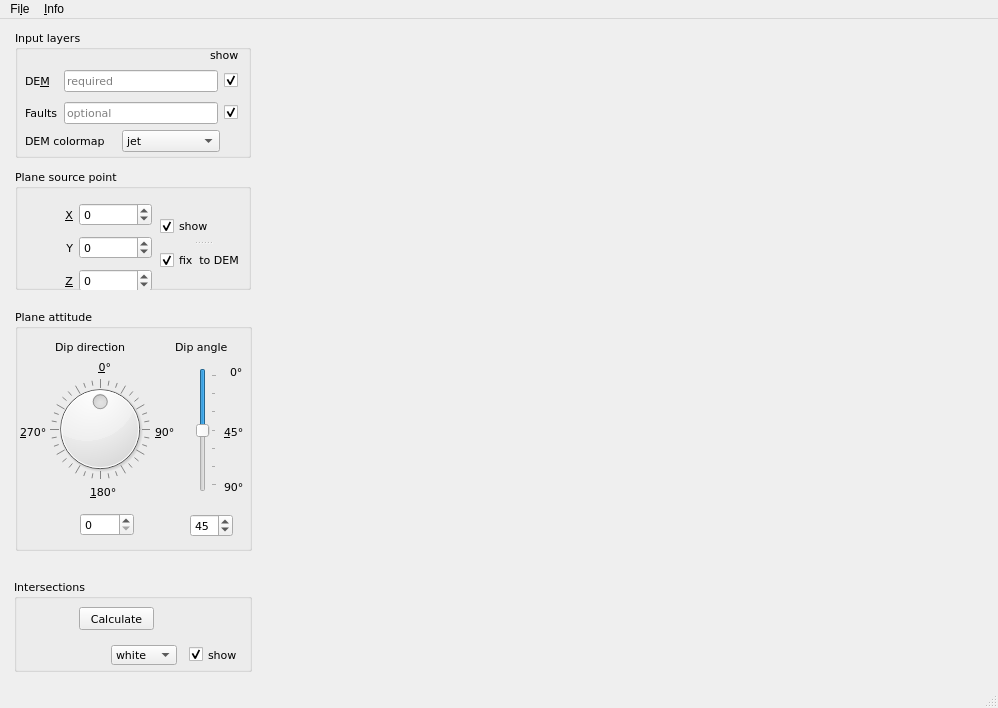
<?xml version="1.0" encoding="UTF-8"?>
<ui version="4.0">
 <class>MainWindow</class>
 <widget class="QMainWindow" name="MainWindow">
  <property name="geometry">
   <rect>
    <x>0</x>
    <y>0</y>
    <width>998</width>
    <height>708</height>
   </rect>
  </property>
  <property name="windowTitle">
   <string>gSurf   -  vers. 0.2.0</string>
  </property>
  <widget class="QWidget" name="centralwidget">
   <widget class="MplWidget" name="mplwidget" native="true">
    <property name="geometry">
     <rect>
      <x>260</x>
      <y>5</y>
      <width>730</width>
      <height>655</height>
     </rect>
    </property>
    <property name="sizePolicy">
     <sizepolicy hsizetype="Expanding" vsizetype="Expanding">
      <horstretch>0</horstretch>
      <verstretch>0</verstretch>
     </sizepolicy>
    </property>
    <property name="font">
     <font>
      <family>Verdana</family>
      <pointsize>8</pointsize>
     </font>
    </property>
   </widget>
   <widget class="QWidget" name="Input_widget" native="true">
    <property name="geometry">
     <rect>
      <x>5</x>
      <y>6</y>
      <width>251</width>
      <height>138</height>
     </rect>
    </property>
    <property name="font">
     <font>
      <family>Verdana</family>
      <pointsize>8</pointsize>
     </font>
    </property>
    <widget class="QGroupBox" name="input_groupBox">
     <property name="geometry">
      <rect>
       <x>10</x>
       <y>5</y>
       <width>236</width>
       <height>128</height>
      </rect>
     </property>
     <property name="font">
      <font>
       <family>Verdana</family>
       <pointsize>8</pointsize>
      </font>
     </property>
     <property name="title">
      <string>Input layers</string>
     </property>
     <widget class="QLabel" name="show_label">
      <property name="geometry">
       <rect>
        <x>195</x>
        <y>18</y>
        <width>30</width>
        <height>13</height>
       </rect>
      </property>
      <property name="font">
       <font>
        <family>Verdana</family>
        <pointsize>8</pointsize>
       </font>
      </property>
      <property name="text">
       <string>show</string>
      </property>
     </widget>
     <widget class="QWidget" name="layoutWidget">
      <property name="geometry">
       <rect>
        <x>10</x>
        <y>36</y>
        <width>213</width>
        <height>64</height>
       </rect>
      </property>
      <property name="font">
       <font>
        <family>Verdana</family>
        <pointsize>8</pointsize>
       </font>
      </property>
      <layout class="QGridLayout" name="gridLayout">
       <item row="1" column="2">
        <widget class="QCheckBox" name="show_Fault_checkBox">
         <property name="font">
          <font>
           <family>Verdana</family>
           <pointsize>8</pointsize>
          </font>
         </property>
         <property name="text">
          <string/>
         </property>
         <property name="checked">
          <bool>true</bool>
         </property>
        </widget>
       </item>
       <item row="1" column="1">
        <widget class="QLineEdit" name="Trace_lineEdit">
         <property name="font">
          <font>
           <family>Verdana</family>
           <pointsize>8</pointsize>
          </font>
         </property>
         <property name="readOnly">
          <bool>true</bool>
         </property>
         <property name="placeholderText">
          <string>optional</string>
         </property>
        </widget>
       </item>
       <item row="0" column="2">
        <widget class="QCheckBox" name="show_DEM_checkBox">
         <property name="font">
          <font>
           <family>Verdana</family>
           <pointsize>8</pointsize>
          </font>
         </property>
         <property name="text">
          <string/>
         </property>
         <property name="checked">
          <bool>true</bool>
         </property>
        </widget>
       </item>
       <item row="0" column="1">
        <widget class="QLineEdit" name="DEM_lineEdit">
         <property name="font">
          <font>
           <family>Verdana</family>
           <pointsize>8</pointsize>
          </font>
         </property>
         <property name="readOnly">
          <bool>true</bool>
         </property>
         <property name="placeholderText">
          <string>required</string>
         </property>
        </widget>
       </item>
       <item row="1" column="0">
        <widget class="QLabel" name="Fault_label">
         <property name="font">
          <font>
           <family>Verdana</family>
           <pointsize>8</pointsize>
          </font>
         </property>
         <property name="text">
          <string>Faults</string>
         </property>
         <property name="buddy">
          <cstring>Trace_lineEdit</cstring>
         </property>
        </widget>
       </item>
       <item row="0" column="0">
        <widget class="QLabel" name="DEM_label">
         <property name="font">
          <font>
           <family>Verdana</family>
           <pointsize>8</pointsize>
          </font>
         </property>
         <property name="text">
          <string>DE&amp;M</string>
         </property>
         <property name="buddy">
          <cstring>DEM_lineEdit</cstring>
         </property>
        </widget>
       </item>
      </layout>
     </widget>
     <widget class="QLabel" name="DEM_cmap_label">
      <property name="geometry">
       <rect>
        <x>10</x>
        <y>103</y>
        <width>95</width>
        <height>16</height>
       </rect>
      </property>
      <property name="font">
       <font>
        <family>Verdana</family>
        <pointsize>8</pointsize>
       </font>
      </property>
      <property name="text">
       <string>DEM colormap</string>
      </property>
      <property name="buddy">
       <cstring>DEM_cmap_comboBox</cstring>
      </property>
     </widget>
     <widget class="QComboBox" name="DEM_cmap_comboBox">
      <property name="geometry">
       <rect>
        <x>107</x>
        <y>100</y>
        <width>98</width>
        <height>22</height>
       </rect>
      </property>
      <property name="font">
       <font>
        <family>Verdana</family>
        <pointsize>8</pointsize>
       </font>
      </property>
      <item>
       <property name="text">
        <string>jet</string>
       </property>
      </item>
      <item>
       <property name="text">
        <string>gray</string>
       </property>
      </item>
      <item>
       <property name="text">
        <string>bone</string>
       </property>
      </item>
      <item>
       <property name="text">
        <string>hot</string>
       </property>
      </item>
      <item>
       <property name="text">
        <string>autumn</string>
       </property>
      </item>
      <item>
       <property name="text">
        <string>cool</string>
       </property>
      </item>
      <item>
       <property name="text">
        <string>copper</string>
       </property>
      </item>
      <item>
       <property name="text">
        <string>hsv</string>
       </property>
      </item>
      <item>
       <property name="text">
        <string>pink</string>
       </property>
      </item>
      <item>
       <property name="text">
        <string>prism</string>
       </property>
      </item>
      <item>
       <property name="text">
        <string>spring</string>
       </property>
      </item>
      <item>
       <property name="text">
        <string>summer</string>
       </property>
      </item>
      <item>
       <property name="text">
        <string>winter</string>
       </property>
      </item>
      <item>
       <property name="text">
        <string>spectral</string>
       </property>
      </item>
      <item>
       <property name="text">
        <string>flag</string>
       </property>
      </item>
     </widget>
    </widget>
   </widget>
   <widget class="QWidget" name="SourcePoint_widget" native="true">
    <property name="geometry">
     <rect>
      <x>5</x>
      <y>148</y>
      <width>251</width>
      <height>130</height>
     </rect>
    </property>
    <property name="font">
     <font>
      <family>Verdana</family>
      <pointsize>8</pointsize>
     </font>
    </property>
    <widget class="QGroupBox" name="point_groupBox">
     <property name="geometry">
      <rect>
       <x>10</x>
       <y>2</y>
       <width>236</width>
       <height>121</height>
      </rect>
     </property>
     <property name="font">
      <font>
       <family>Verdana</family>
       <pointsize>8</pointsize>
       <weight>50</weight>
       <bold>false</bold>
      </font>
     </property>
     <property name="title">
      <string>Plane source point</string>
     </property>
     <widget class="QWidget" name="layoutWidget">
      <property name="geometry">
       <rect>
        <x>10</x>
        <y>30</y>
        <width>127</width>
        <height>98</height>
       </rect>
      </property>
      <layout class="QGridLayout" name="gridLayout_2">
       <item row="0" column="0">
        <widget class="QLabel" name="Pt_label_x">
         <property name="font">
          <font>
           <family>Verdana</family>
           <pointsize>8</pointsize>
          </font>
         </property>
         <property name="text">
          <string>&amp;X</string>
         </property>
         <property name="alignment">
          <set>Qt::AlignRight|Qt::AlignTrailing|Qt::AlignVCenter</set>
         </property>
         <property name="buddy">
          <cstring>Pt_spinBox_x</cstring>
         </property>
        </widget>
       </item>
       <item row="0" column="1">
        <widget class="QSpinBox" name="Pt_spinBox_x">
         <property name="font">
          <font>
           <family>Verdana</family>
           <pointsize>8</pointsize>
          </font>
         </property>
         <property name="minimum">
          <number>-1000000000</number>
         </property>
         <property name="maximum">
          <number>1000000000</number>
         </property>
         <property name="singleStep">
          <number>50</number>
         </property>
        </widget>
       </item>
       <item row="1" column="0">
        <widget class="QLabel" name="Pt_label_y">
         <property name="font">
          <font>
           <family>Verdana</family>
           <pointsize>8</pointsize>
          </font>
         </property>
         <property name="text">
          <string>Y</string>
         </property>
         <property name="alignment">
          <set>Qt::AlignRight|Qt::AlignTrailing|Qt::AlignVCenter</set>
         </property>
         <property name="buddy">
          <cstring>Pt_spinBox_y</cstring>
         </property>
        </widget>
       </item>
       <item row="1" column="1">
        <widget class="QSpinBox" name="Pt_spinBox_y">
         <property name="font">
          <font>
           <family>Verdana</family>
           <pointsize>8</pointsize>
          </font>
         </property>
         <property name="minimum">
          <number>-1000000000</number>
         </property>
         <property name="maximum">
          <number>1000000000</number>
         </property>
         <property name="singleStep">
          <number>50</number>
         </property>
        </widget>
       </item>
       <item row="2" column="0">
        <widget class="QLabel" name="Pt_label_z">
         <property name="font">
          <font>
           <family>Verdana</family>
           <pointsize>8</pointsize>
          </font>
         </property>
         <property name="text">
          <string>&amp;Z</string>
         </property>
         <property name="alignment">
          <set>Qt::AlignRight|Qt::AlignTrailing|Qt::AlignVCenter</set>
         </property>
         <property name="buddy">
          <cstring>Pt_spinBox_z</cstring>
         </property>
        </widget>
       </item>
       <item row="2" column="1">
        <widget class="QSpinBox" name="Pt_spinBox_z">
         <property name="font">
          <font>
           <family>Verdana</family>
           <pointsize>8</pointsize>
          </font>
         </property>
         <property name="minimum">
          <number>-10000000</number>
         </property>
         <property name="maximum">
          <number>10000000</number>
         </property>
         <property name="singleStep">
          <number>5</number>
         </property>
        </widget>
       </item>
      </layout>
     </widget>
     <widget class="QSplitter" name="splitter">
      <property name="geometry">
       <rect>
        <x>145</x>
        <y>42</y>
        <width>86</width>
        <height>64</height>
       </rect>
      </property>
      <property name="orientation">
       <enum>Qt::Vertical</enum>
      </property>
      <widget class="QCheckBox" name="show_SrcPt_checkBox">
       <property name="font">
        <font>
         <family>Verdana</family>
         <pointsize>8</pointsize>
        </font>
       </property>
       <property name="text">
        <string>show</string>
       </property>
       <property name="checked">
        <bool>true</bool>
       </property>
      </widget>
      <widget class="QCheckBox" name="Z_fix2DEM_checkBox_z">
       <property name="font">
        <font>
         <family>Verdana</family>
         <pointsize>8</pointsize>
        </font>
       </property>
       <property name="text">
        <string>fix  to DEM</string>
       </property>
       <property name="checked">
        <bool>true</bool>
       </property>
      </widget>
     </widget>
    </widget>
   </widget>
   <widget class="QWidget" name="Plane_widget" native="true">
    <property name="geometry">
     <rect>
      <x>5</x>
      <y>285</y>
      <width>252</width>
      <height>253</height>
     </rect>
    </property>
    <property name="font">
     <font>
      <family>Verdana</family>
      <pointsize>8</pointsize>
     </font>
    </property>
    <widget class="QGroupBox" name="plane_groupBox">
     <property name="geometry">
      <rect>
       <x>10</x>
       <y>5</y>
       <width>237</width>
       <height>242</height>
      </rect>
     </property>
     <property name="font">
      <font>
       <family>Verdana</family>
       <pointsize>8</pointsize>
       <weight>50</weight>
       <bold>false</bold>
      </font>
     </property>
     <property name="title">
      <string>Plane attitude</string>
     </property>
     <widget class="QLabel" name="DDirection_0_label">
      <property name="geometry">
       <rect>
        <x>75</x>
        <y>50</y>
        <width>21</width>
        <height>16</height>
       </rect>
      </property>
      <property name="font">
       <font>
        <family>Verdana</family>
        <pointsize>8</pointsize>
       </font>
      </property>
      <property name="text">
       <string>&amp;0°</string>
      </property>
      <property name="alignment">
       <set>Qt::AlignRight|Qt::AlignTrailing|Qt::AlignVCenter</set>
      </property>
      <property name="buddy">
       <cstring>DDirection_dial</cstring>
      </property>
     </widget>
     <widget class="QLabel" name="DDirection_label">
      <property name="geometry">
       <rect>
        <x>40</x>
        <y>30</y>
        <width>87</width>
        <height>16</height>
       </rect>
      </property>
      <property name="font">
       <font>
        <family>Verdana</family>
        <pointsize>8</pointsize>
        <weight>50</weight>
        <bold>false</bold>
       </font>
      </property>
      <property name="text">
       <string>Dip direction</string>
      </property>
      <property name="buddy">
       <cstring>DDirection_dial</cstring>
      </property>
     </widget>
     <widget class="QLabel" name="DAngle_label">
      <property name="geometry">
       <rect>
        <x>160</x>
        <y>30</y>
        <width>63</width>
        <height>16</height>
       </rect>
      </property>
      <property name="font">
       <font>
        <family>Verdana</family>
        <pointsize>8</pointsize>
        <weight>50</weight>
        <bold>false</bold>
       </font>
      </property>
      <property name="text">
       <string>Dip angle</string>
      </property>
      <property name="buddy">
       <cstring>DAngle_verticalSlider</cstring>
      </property>
     </widget>
     <widget class="QLabel" name="DDirection_90_label">
      <property name="geometry">
       <rect>
        <x>140</x>
        <y>115</y>
        <width>30</width>
        <height>16</height>
       </rect>
      </property>
      <property name="font">
       <font>
        <family>Verdana</family>
        <pointsize>8</pointsize>
       </font>
      </property>
      <property name="text">
       <string>&amp;90°</string>
      </property>
      <property name="buddy">
       <cstring>DDirection_dial</cstring>
      </property>
     </widget>
     <widget class="QSpinBox" name="DDirection_spinBox">
      <property name="geometry">
       <rect>
        <x>65</x>
        <y>204</y>
        <width>54</width>
        <height>23</height>
       </rect>
      </property>
      <property name="font">
       <font>
        <family>Verdana</family>
        <pointsize>8</pointsize>
       </font>
      </property>
      <property name="minimum">
       <number>0</number>
      </property>
      <property name="maximum">
       <number>360</number>
      </property>
      <property name="singleStep">
       <number>1</number>
      </property>
     </widget>
     <widget class="QDial" name="DDirection_dial">
      <property name="geometry">
       <rect>
        <x>35</x>
        <y>70</y>
        <width>100</width>
        <height>100</height>
       </rect>
      </property>
      <property name="font">
       <font>
        <family>Verdana</family>
        <pointsize>8</pointsize>
       </font>
      </property>
      <property name="maximum">
       <number>359</number>
      </property>
      <property name="pageStep">
       <number>30</number>
      </property>
      <property name="value">
       <number>180</number>
      </property>
      <property name="sliderPosition">
       <number>180</number>
      </property>
      <property name="tracking">
       <bool>true</bool>
      </property>
      <property name="orientation">
       <enum>Qt::Vertical</enum>
      </property>
      <property name="invertedAppearance">
       <bool>false</bool>
      </property>
      <property name="invertedControls">
       <bool>false</bool>
      </property>
      <property name="wrapping">
       <bool>true</bool>
      </property>
      <property name="notchTarget">
       <double>10.000000000000000</double>
      </property>
      <property name="notchesVisible">
       <bool>true</bool>
      </property>
     </widget>
     <widget class="QSlider" name="DAngle_verticalSlider">
      <property name="geometry">
       <rect>
        <x>181</x>
        <y>59</y>
        <width>21</width>
        <height>124</height>
       </rect>
      </property>
      <property name="font">
       <font>
        <family>Verdana</family>
        <pointsize>8</pointsize>
       </font>
      </property>
      <property name="maximum">
       <number>90</number>
      </property>
      <property name="value">
       <number>45</number>
      </property>
      <property name="orientation">
       <enum>Qt::Vertical</enum>
      </property>
      <property name="invertedAppearance">
       <bool>true</bool>
      </property>
      <property name="tickPosition">
       <enum>QSlider::TicksBelow</enum>
      </property>
      <property name="tickInterval">
       <number>15</number>
      </property>
     </widget>
     <widget class="QLabel" name="DDirection_180_label">
      <property name="geometry">
       <rect>
        <x>75</x>
        <y>175</y>
        <width>33</width>
        <height>16</height>
       </rect>
      </property>
      <property name="font">
       <font>
        <family>Verdana</family>
        <pointsize>8</pointsize>
       </font>
      </property>
      <property name="text">
       <string>&amp;180°</string>
      </property>
      <property name="buddy">
       <cstring>DDirection_dial</cstring>
      </property>
     </widget>
     <widget class="QSpinBox" name="DAngle_spinBox">
      <property name="geometry">
       <rect>
        <x>175</x>
        <y>205</y>
        <width>43</width>
        <height>23</height>
       </rect>
      </property>
      <property name="font">
       <font>
        <family>Verdana</family>
        <pointsize>8</pointsize>
       </font>
      </property>
      <property name="minimum">
       <number>0</number>
      </property>
      <property name="maximum">
       <number>90</number>
      </property>
      <property name="singleStep">
       <number>1</number>
      </property>
      <property name="value">
       <number>45</number>
      </property>
     </widget>
     <widget class="QLabel" name="DDirection_270_label">
      <property name="geometry">
       <rect>
        <x>5</x>
        <y>115</y>
        <width>37</width>
        <height>16</height>
       </rect>
      </property>
      <property name="font">
       <font>
        <family>Verdana</family>
        <pointsize>8</pointsize>
       </font>
      </property>
      <property name="text">
       <string>&amp;270°</string>
      </property>
      <property name="buddy">
       <cstring>DDirection_dial</cstring>
      </property>
     </widget>
     <widget class="QLabel" name="DAngle_90_label">
      <property name="geometry">
       <rect>
        <x>215</x>
        <y>55</y>
        <width>21</width>
        <height>16</height>
       </rect>
      </property>
      <property name="font">
       <font>
        <family>Verdana</family>
        <pointsize>8</pointsize>
       </font>
      </property>
      <property name="text">
       <string>0°</string>
      </property>
     </widget>
     <widget class="QLabel" name="DDirection_45_label">
      <property name="geometry">
       <rect>
        <x>209</x>
        <y>115</y>
        <width>25</width>
        <height>16</height>
       </rect>
      </property>
      <property name="font">
       <font>
        <family>Verdana</family>
        <pointsize>8</pointsize>
       </font>
      </property>
      <property name="text">
       <string>&amp;45°</string>
      </property>
      <property name="buddy">
       <cstring>DAngle_verticalSlider</cstring>
      </property>
     </widget>
     <widget class="QLabel" name="DAngle_0_label">
      <property name="geometry">
       <rect>
        <x>209</x>
        <y>170</y>
        <width>24</width>
        <height>16</height>
       </rect>
      </property>
      <property name="font">
       <font>
        <family>Verdana</family>
        <pointsize>8</pointsize>
       </font>
      </property>
      <property name="text">
       <string>90°</string>
      </property>
      <property name="buddy">
       <cstring>DAngle_verticalSlider</cstring>
      </property>
     </widget>
    </widget>
   </widget>
   <widget class="QWidget" name="Intersection_widget" native="true">
    <property name="geometry">
     <rect>
      <x>5</x>
      <y>550</y>
      <width>251</width>
      <height>111</height>
     </rect>
    </property>
    <property name="font">
     <font>
      <family>Verdana</family>
      <pointsize>8</pointsize>
     </font>
    </property>
    <widget class="QGroupBox" name="groupBox">
     <property name="geometry">
      <rect>
       <x>9</x>
       <y>10</y>
       <width>238</width>
       <height>93</height>
      </rect>
     </property>
     <property name="font">
      <font>
       <family>Verdana</family>
       <pointsize>8</pointsize>
      </font>
     </property>
     <property name="title">
      <string>Intersections</string>
     </property>
     <widget class="QPushButton" name="Intersection_calculate_pushButton">
      <property name="geometry">
       <rect>
        <x>65</x>
        <y>28</y>
        <width>75</width>
        <height>23</height>
       </rect>
      </property>
      <property name="text">
       <string>Calculate</string>
      </property>
     </widget>
     <widget class="QComboBox" name="Intersection_color_comboBox">
      <property name="geometry">
       <rect>
        <x>97</x>
        <y>66</y>
        <width>66</width>
        <height>20</height>
       </rect>
      </property>
      <property name="font">
       <font>
        <family>Verdana</family>
        <pointsize>8</pointsize>
       </font>
      </property>
      <item>
       <property name="text">
        <string>white</string>
       </property>
      </item>
      <item>
       <property name="text">
        <string>red</string>
       </property>
      </item>
      <item>
       <property name="text">
        <string>blue</string>
       </property>
      </item>
      <item>
       <property name="text">
        <string>yellow</string>
       </property>
      </item>
      <item>
       <property name="text">
        <string>orange</string>
       </property>
      </item>
      <item>
       <property name="text">
        <string>brown</string>
       </property>
      </item>
     </widget>
     <widget class="QCheckBox" name="Intersection_show_checkBox">
      <property name="geometry">
       <rect>
        <x>175</x>
        <y>67</y>
        <width>52</width>
        <height>17</height>
       </rect>
      </property>
      <property name="font">
       <font>
        <family>Verdana</family>
        <pointsize>8</pointsize>
       </font>
      </property>
      <property name="text">
       <string>show</string>
      </property>
      <property name="checked">
       <bool>true</bool>
      </property>
     </widget>
    </widget>
   </widget>
  </widget>
  <widget class="QMenuBar" name="menubar">
   <property name="geometry">
    <rect>
     <x>0</x>
     <y>0</y>
     <width>998</width>
     <height>30</height>
    </rect>
   </property>
   <widget class="QMenu" name="menuFile">
    <property name="title">
     <string>Fi&amp;le</string>
    </property>
    <widget class="QMenu" name="menuSave_solution_as">
     <property name="title">
      <string>&amp;Save solution as ..</string>
     </property>
     <addaction name="actionPoints"/>
     <addaction name="actionLines"/>
    </widget>
    <addaction name="actionInput_DEM"/>
    <addaction name="actionInput_line_shapefile"/>
    <addaction name="separator"/>
    <addaction name="menuSave_solution_as"/>
    <addaction name="separator"/>
    <addaction name="actionQuit"/>
   </widget>
   <widget class="QMenu" name="menuHelp">
    <property name="title">
     <string>&amp;Info</string>
    </property>
    <addaction name="actionHelp"/>
    <addaction name="actionAbout"/>
   </widget>
   <addaction name="menuFile"/>
   <addaction name="menuHelp"/>
  </widget>
  <widget class="QStatusBar" name="statusbar"/>
  <action name="actionInput_DEM">
   <property name="text">
    <string>Input &amp;DEM</string>
   </property>
   <property name="shortcut">
    <string>Ctrl+D</string>
   </property>
  </action>
  <action name="actionInput_line_shapefile">
   <property name="text">
    <string>&amp;Input line shapefile</string>
   </property>
   <property name="shortcut">
    <string>Ctrl+P</string>
   </property>
  </action>
  <action name="actionQuit">
   <property name="text">
    <string>&amp;Quit</string>
   </property>
   <property name="shortcut">
    <string>Ctrl+Q</string>
   </property>
  </action>
  <action name="actionHelp">
   <property name="text">
    <string>&amp;Help</string>
   </property>
   <property name="shortcut">
    <string>Ctrl+H</string>
   </property>
  </action>
  <action name="actionAbout">
   <property name="text">
    <string>&amp;About</string>
   </property>
   <property name="shortcut">
    <string>Ctrl+A</string>
   </property>
  </action>
  <action name="actionPoints">
   <property name="text">
    <string>&amp;points</string>
   </property>
   <property name="shortcut">
    <string>Ctrl+S</string>
   </property>
  </action>
  <action name="actionLines">
   <property name="text">
    <string>&amp;lines</string>
   </property>
   <property name="shortcut">
    <string>Ctrl+L</string>
   </property>
  </action>
 </widget>
 <customwidgets>
  <customwidget>
   <class>MplWidget</class>
   <extends>QWidget</extends>
   <header>mplwidget</header>
   <container>1</container>
  </customwidget>
 </customwidgets>
 <tabstops>
  <tabstop>DEM_lineEdit</tabstop>
  <tabstop>show_DEM_checkBox</tabstop>
  <tabstop>Trace_lineEdit</tabstop>
  <tabstop>show_Fault_checkBox</tabstop>
  <tabstop>DEM_cmap_comboBox</tabstop>
  <tabstop>show_SrcPt_checkBox</tabstop>
  <tabstop>Pt_spinBox_x</tabstop>
  <tabstop>Pt_spinBox_y</tabstop>
  <tabstop>Pt_spinBox_z</tabstop>
  <tabstop>Z_fix2DEM_checkBox_z</tabstop>
  <tabstop>DDirection_dial</tabstop>
  <tabstop>DDirection_spinBox</tabstop>
  <tabstop>DAngle_verticalSlider</tabstop>
  <tabstop>DAngle_spinBox</tabstop>
  <tabstop>Intersection_show_checkBox</tabstop>
  <tabstop>Intersection_color_comboBox</tabstop>
 </tabstops>
 <resources/>
 <connections/>
</ui>
